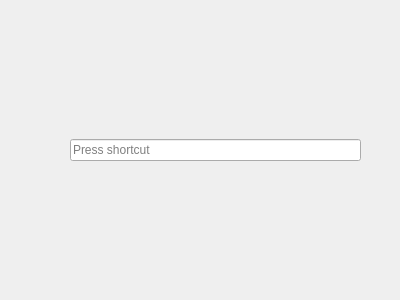
<?xml version="1.0" encoding="UTF-8"?>
<ui version="4.0">
 <class>identification</class>
 <widget class="QWidget" name="identification">
  <property name="geometry">
   <rect>
    <x>0</x>
    <y>0</y>
    <width>400</width>
    <height>300</height>
   </rect>
  </property>
  <property name="windowTitle">
   <string>Form</string>
  </property>
  <widget class="QWidget" name="verticalLayoutWidget">
   <property name="geometry">
    <rect>
     <x>70</x>
     <y>40</y>
     <width>291</width>
     <height>221</height>
    </rect>
   </property>
   <layout class="QVBoxLayout" name="verticalLayout">
    <item>
     <layout class="QGridLayout" name="gridLayout">
      <item row="0" column="0">
       <widget class="QKeySequenceEdit" name="keySequenceEdit"/>
      </item>
     </layout>
    </item>
   </layout>
  </widget>
 </widget>
 <resources/>
 <connections/>
</ui>
